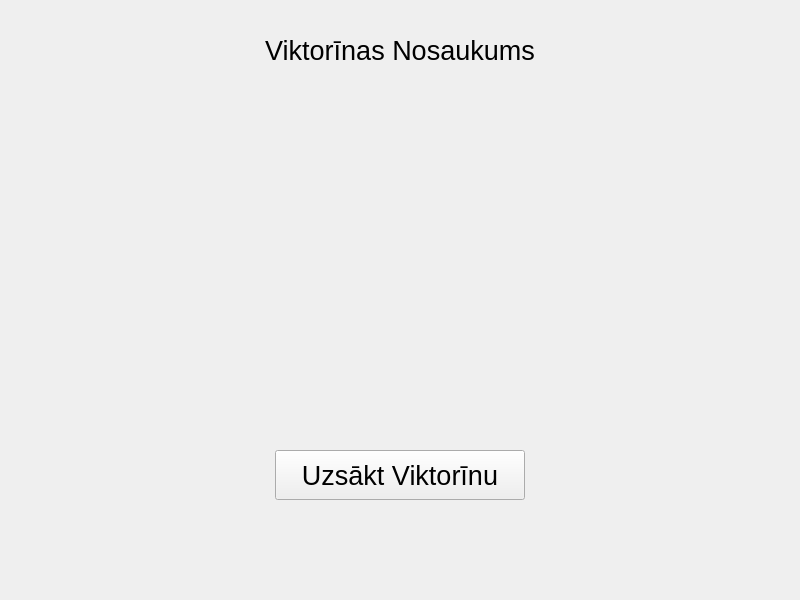
<?xml version="1.0" encoding="UTF-8"?>
<ui version="4.0">
 <class>MainWindow</class>
 <widget class="QMainWindow" name="MainWindow">
  <property name="geometry">
   <rect>
    <x>0</x>
    <y>0</y>
    <width>800</width>
    <height>600</height>
   </rect>
  </property>
  <property name="windowTitle">
   <string>Viktorīna</string>
  </property>
  <property name="locale">
   <locale language="Latvian" country="Latvia"/>
  </property>
  <widget class="QWidget" name="centralwidget">
   <widget class="QStackedWidget" name="page_1">
    <property name="geometry">
     <rect>
      <x>0</x>
      <y>0</y>
      <width>800</width>
      <height>571</height>
     </rect>
    </property>
    <property name="currentIndex">
     <number>0</number>
    </property>
    <widget class="QWidget" name="page">
     <widget class="QLabel" name="nosaukums">
      <property name="geometry">
       <rect>
        <x>0</x>
        <y>25</y>
        <width>800</width>
        <height>50</height>
       </rect>
      </property>
      <property name="font">
       <font>
        <pointsize>20</pointsize>
       </font>
      </property>
      <property name="toolTip">
       <string>Viktorīnas nosaukums.</string>
      </property>
      <property name="text">
       <string>Viktorīnas Nosaukums</string>
      </property>
      <property name="alignment">
       <set>Qt::AlignmentFlag::AlignCenter</set>
      </property>
     </widget>
     <widget class="QLabel" name="attels">
      <property name="geometry">
       <rect>
        <x>150</x>
        <y>100</y>
        <width>500</width>
        <height>300</height>
       </rect>
      </property>
      <property name="text">
       <string/>
      </property>
     </widget>
     <widget class="QPushButton" name="saktPoga">
      <property name="geometry">
       <rect>
        <x>275</x>
        <y>450</y>
        <width>250</width>
        <height>50</height>
       </rect>
      </property>
      <property name="font">
       <font>
        <pointsize>20</pointsize>
       </font>
      </property>
      <property name="text">
       <string>Uzsākt Viktorīnu</string>
      </property>
     </widget>
    </widget>
    <widget class="QWidget" name="page_2">
     <widget class="QLabel" name="jautajums">
      <property name="geometry">
       <rect>
        <x>0</x>
        <y>25</y>
        <width>800</width>
        <height>50</height>
       </rect>
      </property>
      <property name="font">
       <font>
        <pointsize>20</pointsize>
       </font>
      </property>
      <property name="toolTip">
       <string>Jautājums.</string>
      </property>
      <property name="text">
       <string>Jautājums?</string>
      </property>
      <property name="alignment">
       <set>Qt::AlignmentFlag::AlignCenter</set>
      </property>
     </widget>
     <widget class="QPushButton" name="atbildesPoga1">
      <property name="geometry">
       <rect>
        <x>150</x>
        <y>150</y>
        <width>500</width>
        <height>50</height>
       </rect>
      </property>
      <property name="font">
       <font>
        <pointsize>20</pointsize>
       </font>
      </property>
      <property name="text">
       <string>1. Atbilde</string>
      </property>
     </widget>
     <widget class="QPushButton" name="atbildesPoga2">
      <property name="geometry">
       <rect>
        <x>150</x>
        <y>225</y>
        <width>500</width>
        <height>50</height>
       </rect>
      </property>
      <property name="font">
       <font>
        <pointsize>20</pointsize>
       </font>
      </property>
      <property name="text">
       <string>2. Atbilde</string>
      </property>
     </widget>
     <widget class="QPushButton" name="atbildesPoga3">
      <property name="geometry">
       <rect>
        <x>150</x>
        <y>300</y>
        <width>500</width>
        <height>50</height>
       </rect>
      </property>
      <property name="font">
       <font>
        <pointsize>20</pointsize>
       </font>
      </property>
      <property name="text">
       <string>3. Atbilde</string>
      </property>
     </widget>
     <widget class="QLabel" name="lapaspuse">
      <property name="geometry">
       <rect>
        <x>0</x>
        <y>100</y>
        <width>75</width>
        <height>30</height>
       </rect>
      </property>
      <property name="font">
       <font>
        <pointsize>20</pointsize>
       </font>
      </property>
      <property name="text">
       <string>1/1</string>
      </property>
      <property name="alignment">
       <set>Qt::AlignmentFlag::AlignCenter</set>
      </property>
     </widget>
     <widget class="QLabel" name="punkti">
      <property name="geometry">
       <rect>
        <x>650</x>
        <y>100</y>
        <width>150</width>
        <height>30</height>
       </rect>
      </property>
      <property name="font">
       <font>
        <pointsize>20</pointsize>
       </font>
      </property>
      <property name="text">
       <string>0 Punkti</string>
      </property>
      <property name="alignment">
       <set>Qt::AlignmentFlag::AlignCenter</set>
      </property>
     </widget>
    </widget>
    <widget class="QWidget" name="page_3">
     <widget class="QLabel" name="nosaukums_2">
      <property name="geometry">
       <rect>
        <x>0</x>
        <y>25</y>
        <width>800</width>
        <height>50</height>
       </rect>
      </property>
      <property name="font">
       <font>
        <pointsize>20</pointsize>
       </font>
      </property>
      <property name="toolTip">
       <string>Viktorīnas nosaukums.</string>
      </property>
      <property name="text">
       <string>Viktorīnas Nosaukums</string>
      </property>
      <property name="alignment">
       <set>Qt::AlignmentFlag::AlignCenter</set>
      </property>
     </widget>
     <widget class="QLabel" name="attels_2">
      <property name="geometry">
       <rect>
        <x>150</x>
        <y>100</y>
        <width>500</width>
        <height>300</height>
       </rect>
      </property>
      <property name="text">
       <string/>
      </property>
     </widget>
     <widget class="QPushButton" name="atsaktPoga">
      <property name="geometry">
       <rect>
        <x>275</x>
        <y>450</y>
        <width>250</width>
        <height>50</height>
       </rect>
      </property>
      <property name="font">
       <font>
        <pointsize>20</pointsize>
       </font>
      </property>
      <property name="text">
       <string>Atkārtot</string>
      </property>
     </widget>
    </widget>
   </widget>
  </widget>
 </widget>
 <resources/>
 <connections/>
</ui>
